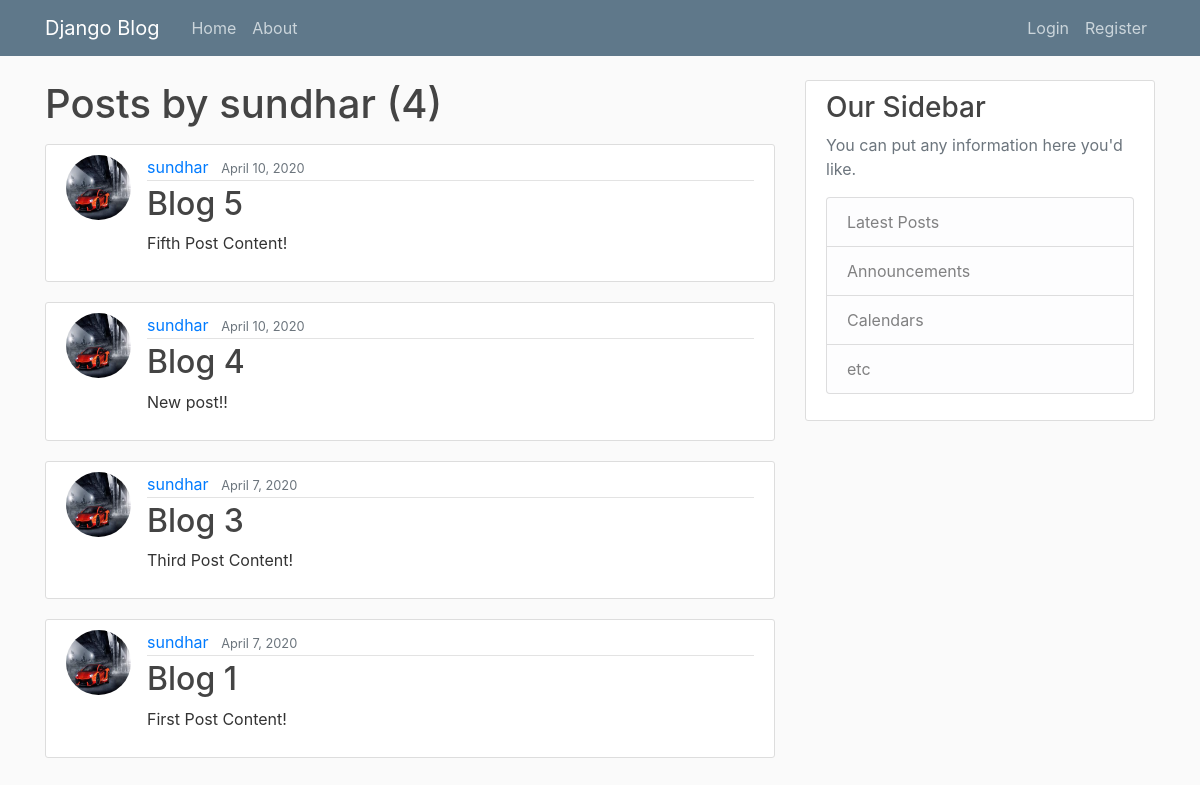
The page /user/sundhar on the database as committed earlier.
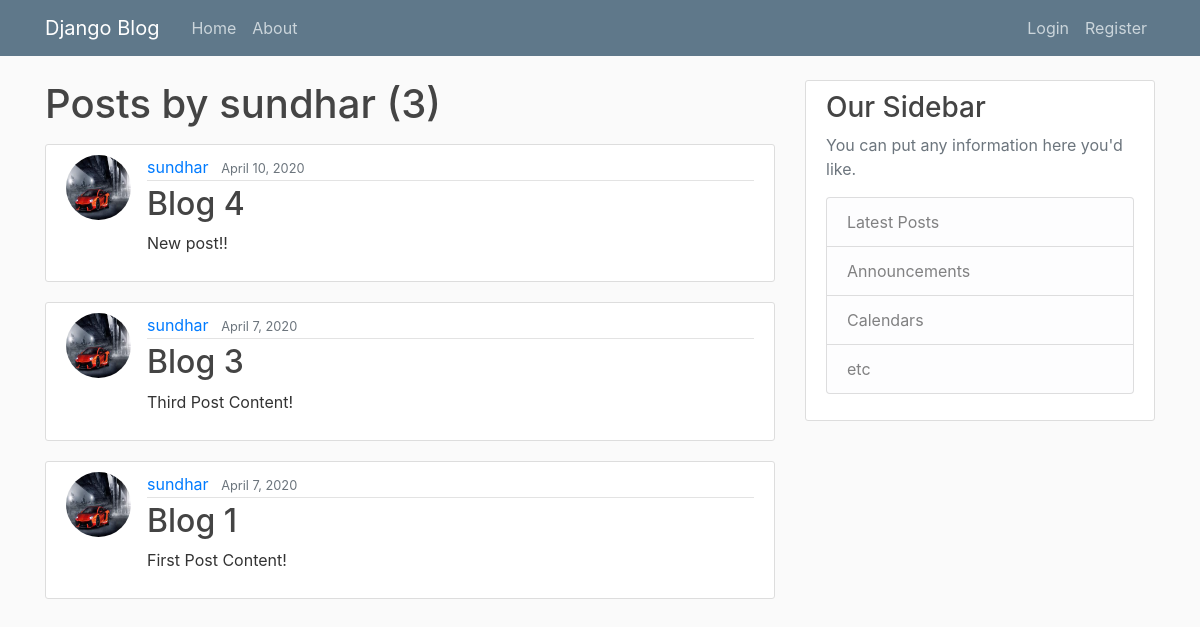
The same page on the database as committed later.
### blog/models.py (models this page shows, shortened)
class Post(models.Model):
  title = models.CharField(max_length = 100)
  content = models.TextField()
  date_posted = models.DateTimeField(default=timezone.now)
  author = models.ForeignKey(User, on_delete=models.CASCADE) # Deletes the post if the user is deleted

### users/models.py (models this page shows, shortened)
class Profile(models.Model):
  user = models.OneToOneField(User, on_delete=models.CASCADE)
  image = models.ImageField(default='default.jpg', upload_to='profile_pics')

### blog/views.py (the view)
# urls.py: path('user/<str:username>', UserPostListView.as_view(), name='user-posts'),
class UserPostListView(ListView):
  model = Post
  template_name = 'blog/user_posts.html' # default: <app>/<model>_<viewtype>.html
  context_object_name = 'posts'
  paginate_by = 5
  def get_queryset(self):
    user = get_object_or_404(User, username=self.kwargs.get('username'))
    return Post.objects.filter(author=user).order_by('-date_posted')

### blog/templates/blog/user_posts.html (shortened to what this page needs)
{% extends "blog/base.html" %}
{% block content %}
  <h1 class="mb-3">Posts by {{ view.kwargs.username }} ({{ page_obj.paginator.count }})</h1>
  {% for post in posts %}
    <article class="media content-section">
      <img src="{{ post.author.profile.image.url }}" alt="profile-image" id="src" class="rounded-circle article-img">
      <div class="media-body">
        <div class="article-metadata">
          <a class="mr-2" href="{% url 'user-posts' post.author.username %}">{{ post.author }}</a>
          <small class="text-muted">{{ post.date_posted|date:"F j, Y" }}</small>
        </div>
        <h2><a class="article-title" href="{% url 'post-detail' post.id %}">{{ post.title }}</a></h2>
        <p class="article-content">{{ post.content }}</p>
      </div>
    </article>
  {% endfor %}
{% endblock content %}

Rows that differ between the two databases and show on the page:
removed Post: author.profile.image (picture), author "sundhar", date_posted "April 10, 2020", title "Blog 5", content "Fifth Post Content!"
Other text that changed with them:
{{ page_obj.paginator.count }}: "4" → "3"
